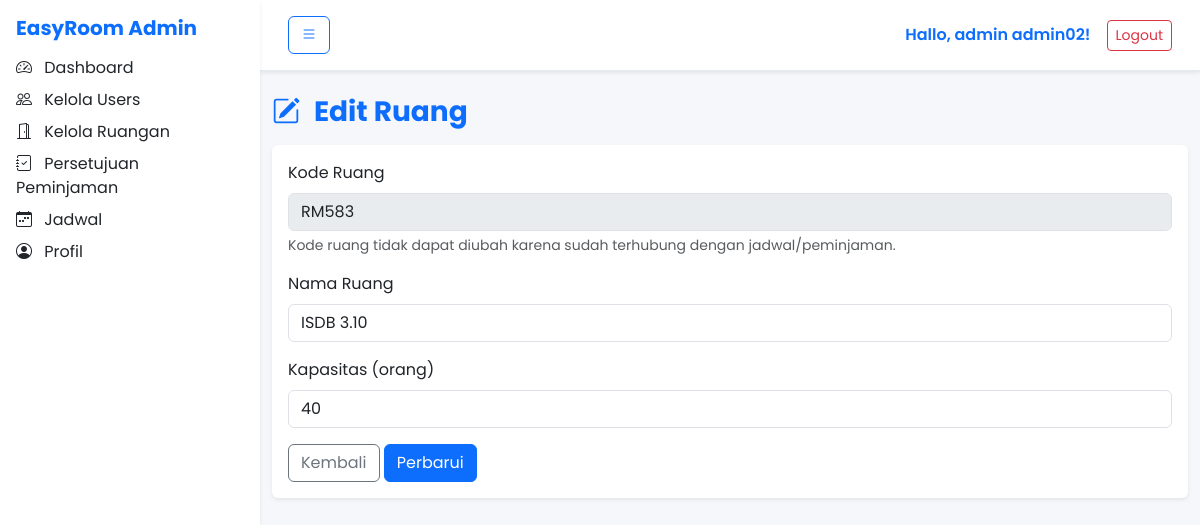
Screenshot of /admin/ruang_edit.php?kode=RM583 (signed in) with the database file from the repository.
### tables this page shows
CREATE TABLE `ruang` (
  `kode_ruang` varchar(15) NOT NULL,
  `nama_ruang` varchar(50) NOT NULL,
  `kapasitas` int(11) DEFAULT NULL,
  `fasilitas` text DEFAULT NULL,
  `lokasi` varchar(100) DEFAULT NULL,
  `status` enum('Terpakai','Kosong') DEFAULT 'Terpakai'
);

### admin/ruang_edit.php (the view, shortened to what this page needs)
<?php
require_once __DIR__ . '/../config.php';
$kode = $_GET['kode'] ?? '';
$stmt = $conn->prepare("SELECT * FROM ruang WHERE kode_ruang = ?");
$stmt->bind_param("s", $kode);
$stmt->execute();
$ruang = $stmt->get_result()->fetch_assoc();
?>
<!doctype html>
<html lang="id">
<head>
    <link rel="stylesheet" href="https://cdn.jsdelivr.net/npm/bootstrap@5.3.3/dist/css/bootstrap.min.css">
    <link rel="stylesheet" href="https://cdn.jsdelivr.net/npm/bootstrap-icons@1.11.3/font/bootstrap-icons.css">
    <link rel="stylesheet" href="https://unpkg.com/aos@2.3.1/dist/aos.css">
    <link rel="stylesheet" href="../assets/css/style.css">
</head>
<body>
    <?php include 'sidebar.php'; ?>
    <div class="content">
        <?php include 'header.php'; ?>
        <div class="container py-4">
            <h3 class="fw-bold text-primary mb-3">
                <i class="bi bi-pencil-square me-2"></i> Edit Ruang
            </h3>
            <div class="card shadow-sm border-0">
                <div class="card-body">
                    <form action="../backend/admin/ruang_action.php" method="post">
                        <div class="mb-3">
                            <label class="form-label">Kode Ruang</label>
                            <input type="text" class="form-control" value="<?= htmlspecialchars($ruang['kode_ruang']); ?>" disabled>
                            <div class="form-text">Kode ruang tidak dapat diubah karena sudah terhubung dengan jadwal/peminjaman.</div>
                        </div>
                        <div class="mb-3">
                            <label class="form-label">Nama Ruang</label>
                            <input type="text" name="nama_ruang" class="form-control" required
                                value="<?= htmlspecialchars($ruang['nama_ruang']); ?>">
                        </div>
                        <div class="mb-3">
                            <label class="form-label">Kapasitas (orang)</label>
                            <input type="number" name="kapasitas" class="form-control" min="1" required
                                value="<?= (int)$ruang['kapasitas']; ?>">
                        </div>
                        <a href="ruang.php" class="btn btn-outline-secondary">Kembali</a>
                        <button type="submit" class="btn btn-primary">Perbarui</button>
                    </form>
                </div>
            </div>
        </div>
    </div>
</body>
</html>

### assets/css/style.css (style rules this page uses)
body { font-family: "Poppins", sans-serif; background: #f5f7fb; color: #1f2933; }
a { text-decoration: none; }

### admin/sidebar.php (style rules this page uses)
:root { --sidebar-width: 260px; }
.content { margin-left: var(--sidebar-width); transition: margin-left 0.3s ease-in-out; width: calc(100% - var(--sidebar-width)); }

### rows the page displays
ruang: kode_ruang "RM583", nama_ruang "ISDB 3.10", kapasitas "40"

### other values shown
$user['nama'] "admin02"
